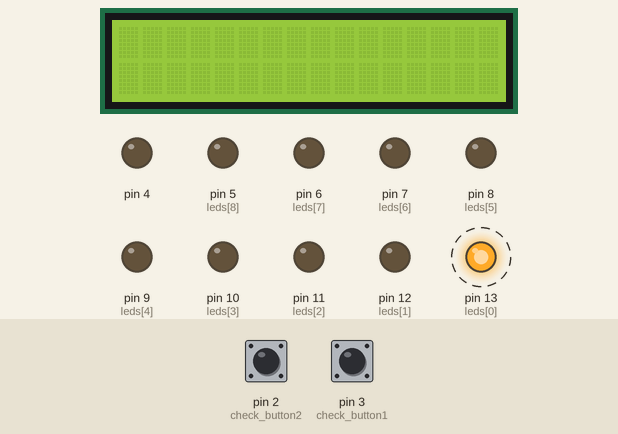
Simulated run of this sketch. Board: Arduino Mega 2560, built with avr-gcc and run on an emulated ATmega2560. Parts: 16×2 character LCD, output pins drawn as LEDs (lit = HIGH). Dashed ring = blinking. The inputs (shaded band) are chosen by the test bench; at power-on: pin 2 (check_button2) LOW, pin 3 (check_button1) LOW.

Above: at 1.11 s.
1.3 s: pin 2 (check_button2) pulled HIGH for 0.15 s
At 1.51 s:
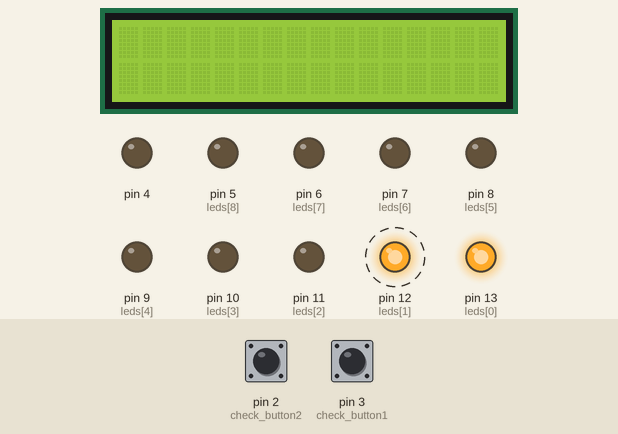
3.1 s: pin 3 (check_button1) pulled HIGH for 0.15 s
At 3.31 s:
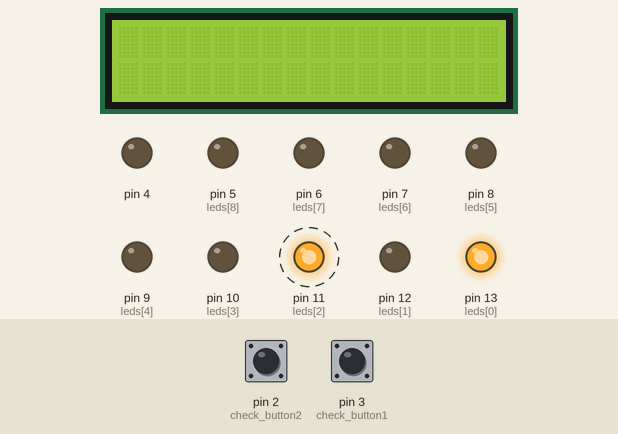
5.3 s: pin 2 (check_button2) pulled HIGH for 1 s
At 5.51 s:
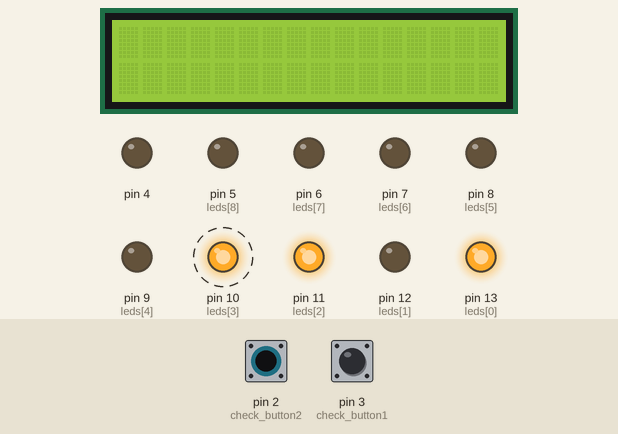
7.8 s: pin 3 (check_button1) pulled HIGH for 1 s
At 8.32 s:
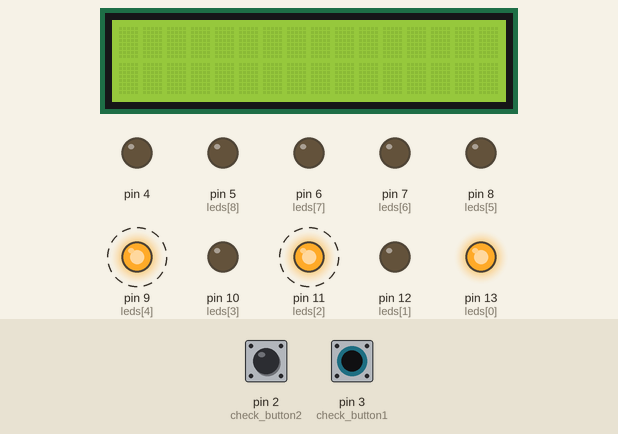
10.3 s: pin 2 (check_button2) pulled HIGH for 0.15 s
At 10.92 s:
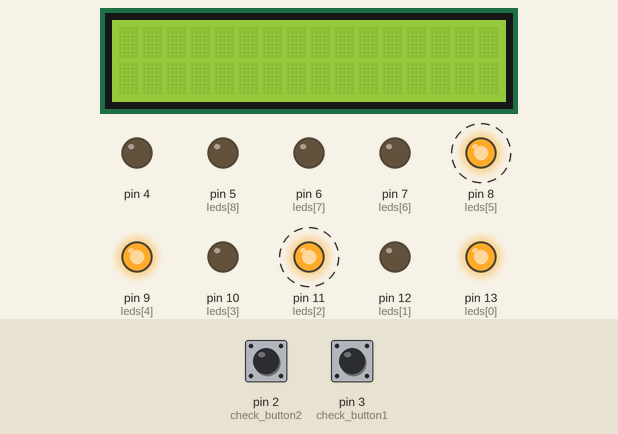
12.5 s: pin 3 (check_button1) pulled HIGH for 0.15 s
At 12.72 s:
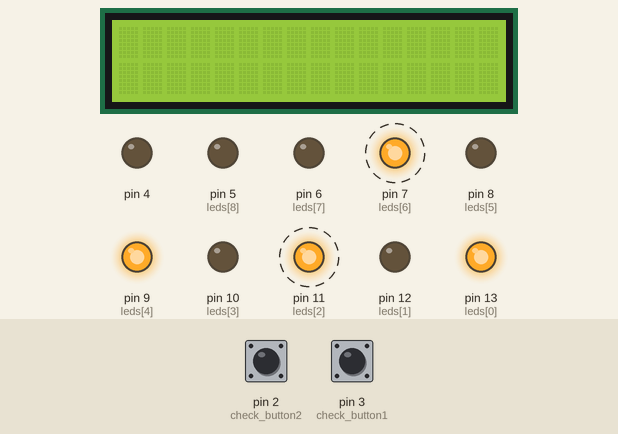
Timing chart, 0 to 15.7 s (numbered marks = the images above; inputs shaded):
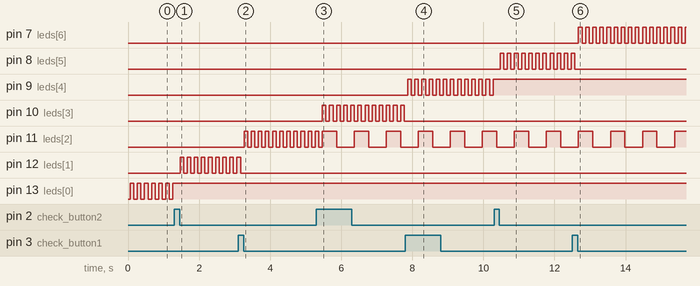

The sketch:

sketch_tictactoe_project.ino
```cpp
// C++ code
//
#include <LiquidCrystal.h>
int pos = 0;

int button1_state = LOW;
int button2_state = LOW;
int player2_count = 9;

int player = 1;


int LED_up = 0;

boolean game_over = false;
boolean player1win = false;
boolean player2win = false;

boolean blink = true;

int leds[] = { 13, 12, 11, 10, 9, 8, 7, 6, 5 };
int state[] = {  0, 0, 0,  0, 0, 0,  0, 0, 0 };
LiquidCrystal lcd_1(43, 45, 53, 51, 49, 47);

void setup()
{
  Serial.begin(9600);
  lcd_1.begin(16, 2);
  pinMode(2, INPUT);
  pinMode(3, INPUT);

  for (int n=0; n < 9; n++) pinMode(leds[n], OUTPUT);

  pinMode(4, OUTPUT);
  pinMode(1,OUTPUT);
  pinMode(0,OUTPUT);
}

void check_button1()
{
  // BUTTON 1
  int button = digitalRead(3);

  if (button == HIGH && button1_state == LOW)
  {
    button1_state = HIGH;

    boolean ok = false;

    while(!ok)
    {
      pos++;
      if (pos > 8) pos = 0;
      if (state[pos] == 0) ok = true;
    }
  }

  if (button == LOW && button1_state == HIGH) button1_state = LOW;
}

void check_button2()
{
  // BUTTON 2
  int button = digitalRead(2);

  if (button == HIGH && button2_state == LOW)
  {
    // set led state
    state[pos] = player;


    button2_state = HIGH;

    // next player
    LED_up++;
    player++;
    boolean ok = false;

    while(!ok)
    {
      pos++;
      if (pos > 8) pos = 0;
      if (state[pos] == 0) ok = true;
    }
    if (player > 2) player = 1;


  }

  if (button == LOW && button2_state == HIGH) button2_state = LOW;
}

void setLed(int id, int player)
{
  if (player == 0)
  {
    digitalWrite(id, LOW);

  }

  if (player == 1)
  {
    digitalWrite(id, HIGH);

  }

  if (player == 2)
  {
    if (player2_count > 5)
    {
      digitalWrite(id, HIGH);
    }
    else
    {
      digitalWrite(id, LOW);
    }
  }
}

void loop()
{

  if (!game_over)
  {
    check_button1();
    check_button2();
  }

  for (int n=0; n < 9; n++)
  {
    if (n != pos) setLed(leds[n], state[n]);
  }

  if (!game_over)
  {
    if (blink)
      digitalWrite(leds[pos], HIGH);
    else
      digitalWrite(leds[pos], LOW);

    blink = !blink;
  }

  player2_count--;
  if (player2_count == 0) player2_count = 9;


  if (player1win) digitalWrite(leds[pos],LOW);

  if (player2win) digitalWrite(leds[pos],LOW);

  if (LED_up == 8)
  {boolean ok = false;

    while(!ok)
    {
      pos++;
      if (pos > 8) pos = 0;
      if (state[pos] == 0) ok = true;
      digitalWrite(leds[pos],HIGH);
    }
    }

    player1();
    player2();
    player1special();
    draw();
    delay(100);
}

void player1(){
   if((state[0] == 1) && (state[1] == 1) && (state[2] == 1))
    player1win = true;

   if((state[3] == 1) && (state[4] == 1) && (state[5] == 1))
    player1win = true;

   if((state[6] == 1) && (state[7] == 1) && (state[8] == 1))
    player1win = true;

   if((state[0] == 1) && (state[4] == 1) && (state[8] == 1))
    player1win = true;

   if((state[6] == 1) && (state[4] == 1) && (state[2] == 1))
    player1win = true;

   if((state[0] == 1) && (state[3] == 1) && (state[6] == 1))
    player1win = true;

   if((state[1] == 1) && (state[4] == 1) && (state[7] == 1))
    player1win = true;

   if((state[2] == 1) && (state[5] == 1) && (state[8] == 1))
    player1win = true;

   win();
}

void player2(){
   if((state[0] == 2) && (state[1] == 2) && (state[2] == 2))
    player2win = true;

   if((state[3] == 2) && (state[4] == 2) && (state[5] == 2))
    player2win = true;

   if((state[6] == 2) && (state[7] == 2) && (state[8] == 2))
    player2win = true;

   if((state[0] == 2) && (state[4] == 2) && (state[8] == 2))
    player2win = true;

   if((state[6] == 2) && (state[4] == 2) && (state[2] == 2))
    player2win = true;

   if((state[0] == 2) && (state[3] == 2) && (state[6] == 2))
    player2win = true;

   if((state[1] == 2) && (state[4] == 2) && (state[7] == 2))
    player2win = true;

   if((state[2] == 2) && (state[5] == 2) && (state[8] == 2))
    player2win = true;

   win();
}
void player1special()
{
  if (LED_up == 8)
  {
    if((state[0] == 1) && (state[1] == 1) && (state[2] == 0))
    player1win = true;
    if((state[0] == 1) && (state[1] == 0) && (state[2] == 1))
    player1win = true;
    if((state[0] == 0) && (state[1] == 1) && (state[2] == 1))
    player1win = true;
      if((state[3] == 1) && (state[4] == 1) && (state[5] == 0))
      player1win = true;
      if((state[3] == 1) && (state[4] == 0) && (state[5] == 1))
      player1win = true;
      if((state[3] == 0) && (state[4] == 1) && (state[5] == 1))
      player1win = true;
          if((state[6] == 1) && (state[7] == 1) && (state[8] == 0))
          player1win = true;
          if((state[6] == 1) && (state[7] == 0) && (state[8] == 1))
          player1win = true;
          if((state[6] == 0) && (state[7] == 1) && (state[8] == 1))
          player1win = true;
            if((state[0] == 1) && (state[4] == 1) && (state[8] == 0))
            player1win = true;
            if((state[0] == 1) && (state[4] == 0) && (state[8] == 1))
            player1win = true;
            if((state[0] == 0) && (state[4] == 1) && (state[8] == 1))
            player1win = true;
              if((state[6] == 1) && (state[4] == 1) && (state[2] == 0))
              player1win = true;
              if((state[6] == 1) && (state[4] == 0) && (state[2] == 1))
              player1win = true;
              if((state[6] == 0) && (state[4] == 1) && (state[2] == 1))
              player1win = true;
                if((state[0] == 1) && (state[3] == 1) && (state[6] == 0))
                player1win = true;
                if((state[0] == 1) && (state[3] == 0) && (state[6] == 1))
                player1win = true;
                if((state[0] == 0) && (state[3] == 1) && (state[6] == 1))
                player1win = true;
                  if((state[1] == 1) && (state[4] == 1) && (state[7] == 0))
                  player1win = true;
                  if((state[1] == 1) && (state[4] == 0) && (state[7] == 1))
                  player1win = true;
                  if((state[1] == 0) && (state[4] == 1) && (state[7] == 1))
                  player1win = true;
                    if((state[2] == 1) && (state[5] == 1) && (state[8] == 0))
                    player1win = true;
                    if((state[2] == 1) && (state[5] == 0) && (state[8] == 1))
                    player1win = true;
                    if((state[2] == 0) && (state[5] == 1) && (state[8] == 1))
                    player1win = true;

  }
  win();
}
void win(){
  if(player1win == true){
      lcd_1.setCursor(2, 0);
    lcd_1.print("PLAYER 1 WIN");
  }

  if(player2win == true){
      lcd_1.setCursor(2, 0);
    lcd_1.print("PLAYER 2 WIN");
  }
}
 void draw()
{
   if ((LED_up == 8) && (player1win == false) && (player2win == false))
  {
    lcd_1.setCursor(6, 0);
    lcd_1.print("DRAW");
  }
}

// 15 12 11 = Line / 10 9 8 = Line / 7 6 5 = Line
// 13 9 5 = Angle / 11 9 7 = Angle
// 13 10 7 = Line / 12 9 6 = Line / 11 8 5 = Line
```

Measured:
- after the input at 1.3 s, pin 12 (leds[1]): alternates HIGH for 0.10 s and LOW for 0.10 s, starting after 0.16 s; pin 13 (leds[0]): stops changing and stays HIGH
- after the input at 3.1 s, pin 11 (leds[2]): alternates HIGH for 0.10 s and LOW for 0.10 s, starting after 0.17 s; pin 12 (leds[1]): goes on until 3.2 s, then stays LOW
- after the input at 5.3 s, pin 10 (leds[3]): alternates HIGH for 0.10 s and LOW for 0.10 s, starting after 0.17 s
- after the input at 7.8 s, pin 9 (leds[4]): alternates HIGH for 0.10 s and LOW for 0.10 s, starting after 0.07 s; pin 10 (leds[3]): stops changing and stays LOW
- after the input at 10.3 s, pin 8 (leds[5]): alternates HIGH for 0.10 s and LOW for 0.10 s, starting after 0.17 s; pin 9 (leds[4]): stops changing and stays HIGH
- after the input at 12.5 s, pin 7 (leds[6]): alternates HIGH for 0.10 s and LOW for 0.10 s, starting after 0.17 s; pin 8 (leds[5]): goes on until 12.6 s, then stays LOW
- by itself, pin 13 (leds[0]): alternates HIGH for 0.10 s and LOW for 0.10 s
